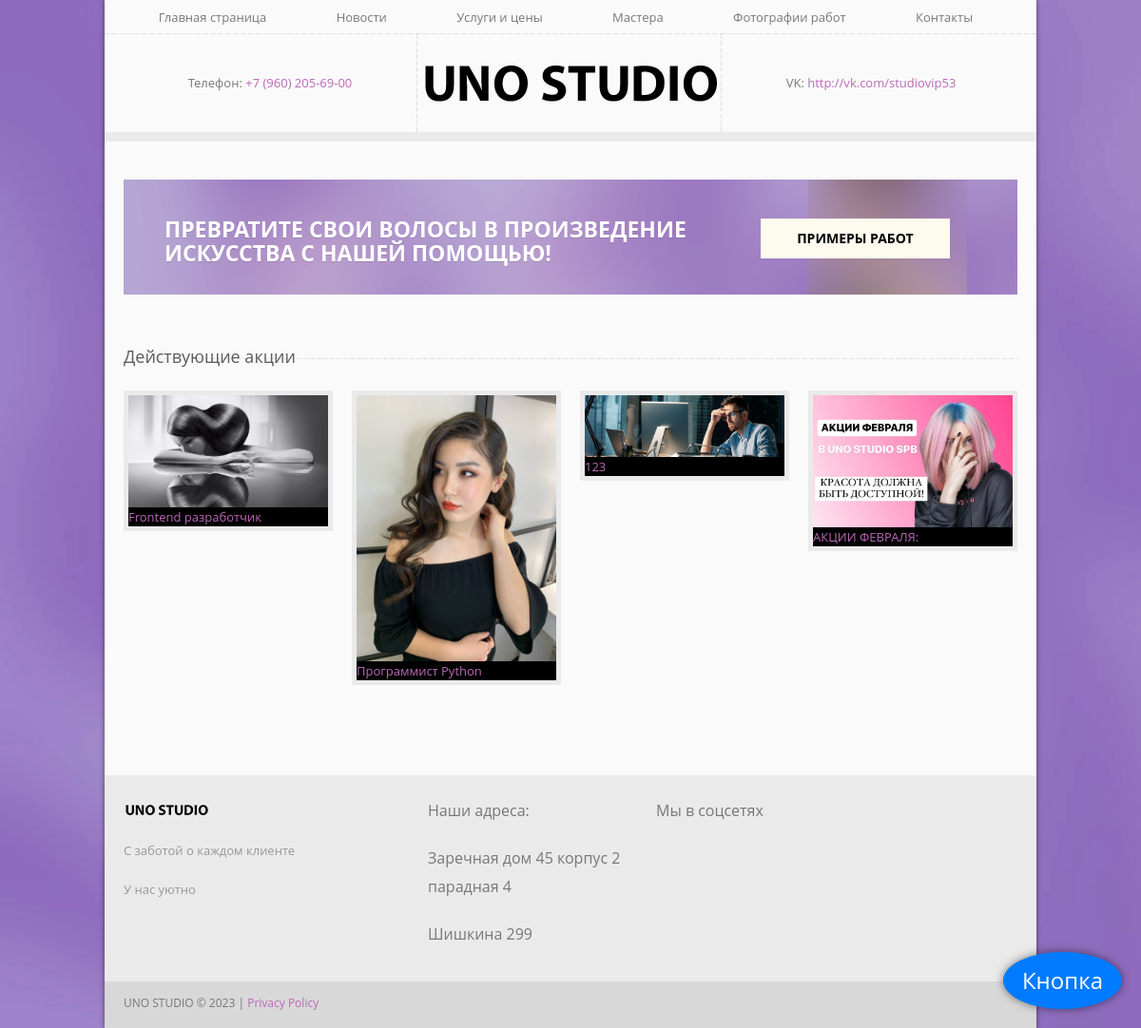
The page / on the database its author committed.
### discount/models.py (models this page shows, shortened)
class Discount(models.Model):
    title = models.CharField(max_length=100)
    image = models.ImageField(upload_to='discount/images/')
    description = models.TextField()
    date = models.DateField(auto_now_add=True)

### discount/views.py (the view)
# urls.py: path("", views.index, name='index'),
def index(request):
    discount = Discount.objects.order_by('-date')
    slider = Slider.objects.all()
    context = {
        'discounts': discount,
        'sliders': slider
    }
    return render(request, 'discount/index.html', context)

### discount/templates/discount/index.html (shortened to what this page needs)
{% extends 'discount/base.html' %}
{% load static %}
{% block content %}
<div class="page_container">
			<div id="main_slider">
			</div>
			<div class="wrap welcome_bg">
				<div class="welcome_block">
					<span>Превратите свои волосы в произведение</br>искусства с нашей помощью!</span>
					<a class="welc_btn" href="javascript:void(0);">Примеры работ</a>
				</div>
			</div>
			<div class="wrap latest_news_block">
				<h2 class="title">Действующие акции</h2>
				<ul class="row">
					{% for discount in discounts %}
					<li class="span3 ">
						<div class="post_prev">
							<img src="{{ discount.image.url }}" alt="">
							<a href="{% url 'discount:detail' discount.id %}">{{ discount.title }} </a>
						</div>
					</li>
					{% endfor %}
				</ul>
			</div>
		</div>
{% endblock %}

### discount/static/css/camera.css (style rules this page uses)
#main_slider { margin:0 -20px 40px; border:5px solid #eaeaea; }

### discount/static/css/theme.css (style rules this page uses)
a, input, select, textarea { outline:none !important; -webkit-appearance: none; -webkit-border-radius: 0; }
a { color:#bb68b7; transition: all 0.2s ease-in-out; -webkit-transition: all 0.2s ease-in-out; }
body { overflow-x:hidden; position:relative; margin: 0; padding:0; font-family: 'Open Sans', sans-serif; font-weight:400; font-size: 13px; line-height: 20px; color: #989898; background-attachment: fixed; background-image: url(../image/bg.jpg); background-position: 0 0 !important; background-size:cover; background-repeat: no-repeat; }
img { outline:0; vertical-align:top; }
.page_container { padding-bottom:45px; }
.welcome_block { position:relative; display:block; margin-bottom:50px; padding:40px 43px 19px; background-image:url(../image/welcome_bg.png); background-repeat:no-repeat; background-size:auto 100%; -webkit-background-size:auto 100%; }
.welcome_block:before { content:''; position:absolute; right:53px; top:0; width:167px; height:121px; background:url(../image/welcome_bg2.png) no-repeat; }
.welcome_block span { display:inline-block; text-transform:uppercase; font-weight:700; line-height:25px; font-size:23px; color:#fff; text-shadow:0 1px 0 rgba(0,0,0,0.12); }
.welcome_block a.welc_btn { position:relative; top:-19px; display:inline-block; margin-left:75px; padding:11px 38px; background:#fdfaee; text-transform:uppercase; font-weight:700; line-height:20px; font-size:14px; color: black; }
.latest_news_block { margin-bottom:35px; }
.post_prev { overflow:hidden; position:relative; background:#000; border:5px solid #eaeaea; transition: all 0.4s ease-in-out; -webkit-transition: all 0.4s ease-in-out; }
h1 small, h2 small, h3 small, h4 small, h5 small, h6 small, h1, h2, h3, h4, h5, h6 { font-weight:400; color:#5c5c5c; }
h2.title { padding:0; margin:0 0 20px 0; text-transform:none; line-height:31px; font-size:18px; color:#5c5c5c; background:url(../image/h2_bg.png) repeat-x; }
[class*="span"] { margin-bottom:15px; }
[class*="span"] img, [class*="span"] iframe { max-width:100%; }
ul, .follow_us ul, #footer ul { padding:0; margin:0; list-style:none; }

### rows shown on the page
Discount: image (picture), title "Frontend разработчик"
Discount: image (picture), title "Программист Python"
Discount: image (picture), title "123"
Discount: image (picture), title "АКЦИИ ФЕВРАЛЯ:"
